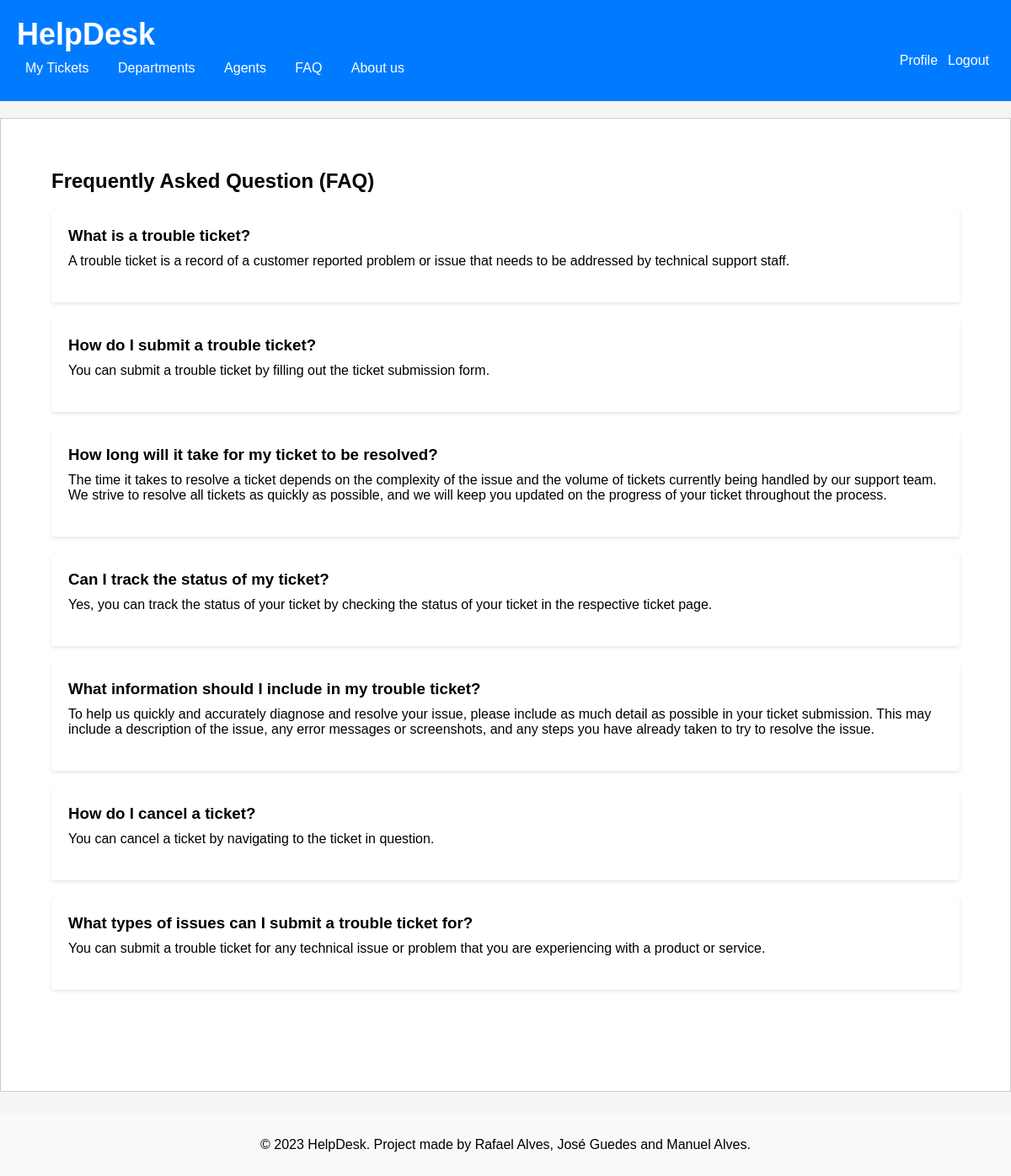
The app's page /pages/faq.php, older data.
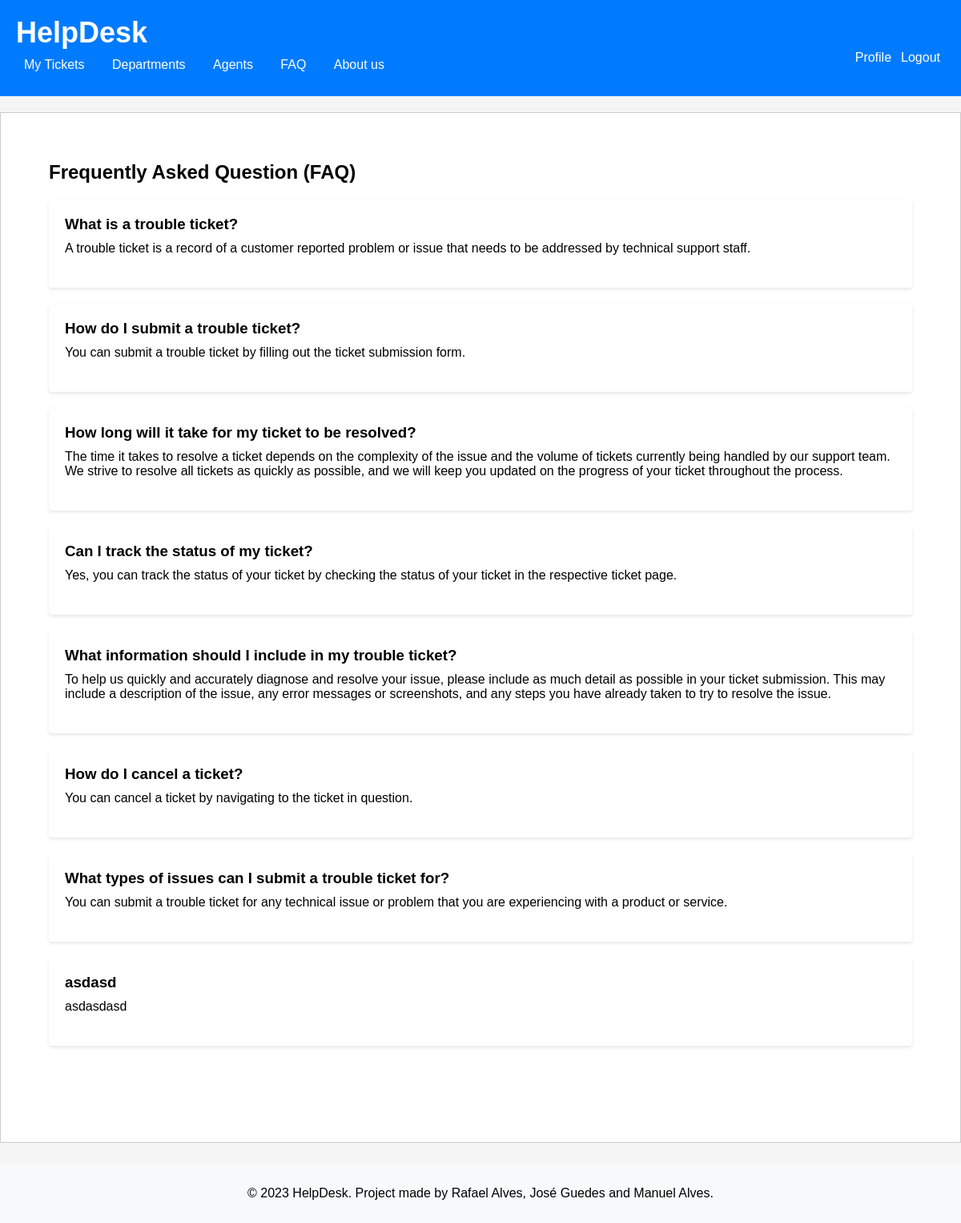
The same page, newer data.
### tables this page shows
CREATE TABLE Faq (
    id INTEGER PRIMARY KEY AUTOINCREMENT,
    title varchar(255) NOT NULL UNIQUE,
    description text NOT NULL
);

### database/faq.class.php (called while the page is built, shortened)
<?php
  class Faq {
    static function getAll(PDO $db){
      $stmt = $db->prepare('
        SELECT id, title, description
        FROM Faq
        ORDER by id asc
      ');
      $stmt->execute();
      $row = $stmt->fetchAll(PDO::FETCH_ASSOC);
      return $row;
    }
  }
?>

### actions/getAll_faqs.php (called while the page is built, shortened)
<?php
require_once(__DIR__ . '/../database/connection.db.php');
require_once(__DIR__ . '/../database/faq.class.php');
$faqs = Faq::getAll($dbh);
?>

### pages/faq.php (the view, shortened to what this page needs)
<?php
  require_once(__DIR__ . '/../templates/header.tpl.php');
  require_once(__DIR__ . '/../templates/footer.tpl.php');
?>
  <section class="tickets">
      <h2>Frequently Asked Question (FAQ)
      </h2>
      <ul>
        <?php
        require_once(__DIR__ . '/../actions/getAll_faqs.php');
        for($i = 0; $i < count($faqs); $i++) {
        ?>
        <li>
          <div class="ticket" id="<?=$faqs[$i]['id']?>">
            <h3> <?=$faqs[$i]['title']?></h3>
            <p> <?=$faqs[$i]['description']?> </p>
          </div>
        </li>
        <?php } ?>
      </ul>
    </section>

Row changes from the older to the newer data that the page shows:
added faq: title "asdasd", description "asdasdasd"
